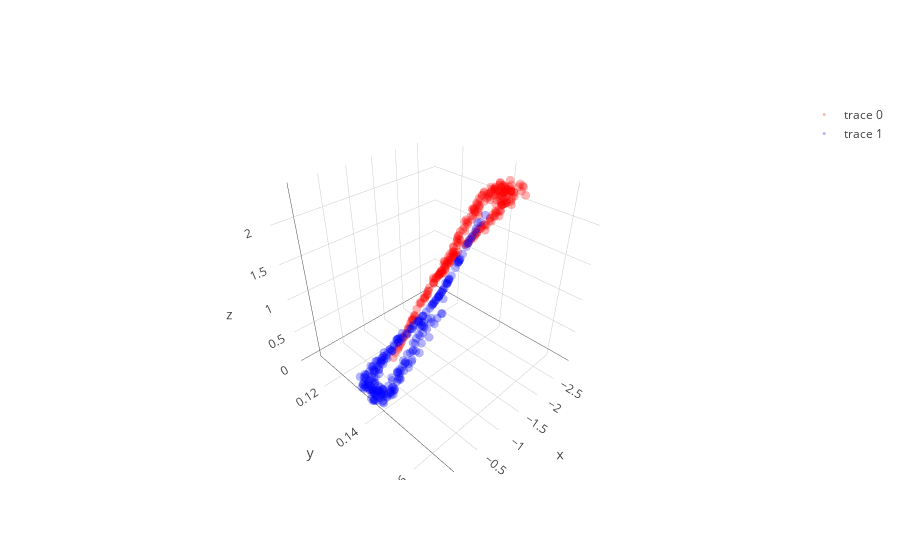

Write notebook code for a chart like this one.
### Code cell
# with all scale
expand_dim = 3
w1 = np.random.randn(2,expand_dim)
m1 = np.zeros_like(w1)
w2 = np.random.randn(expand_dim,1)
m2 = np.zeros_like(w2)

a  = np.ones(expand_dim); 
ma = np.zeros_like(a)
b  = np.ones(expand_dim); 
mb = np.zeros_like(b)
c  = np.zeros(expand_dim)
mc = np.zeros_like(c)

w1 = _sym_decorrelation(w1)
w2 = w2/(np.sqrt(np.sum(w2**2))+1e-8)

temp_X = np.copy(X); mini_batch_size = 10

for iter in range(2000):
    cum_loss = 0; temp_X   = shuffle(temp_X)
    
    for mini_batch in range(0,len(X),mini_batch_size):
        current_batch = temp_X[mini_batch:mini_batch+mini_batch_size]
        
        layer1  = current_batch @ w1 
        layer1a = a*g(b*layer1)+c
        layer2  = layer1a       @ w2 
        loss    = (w2.T @ layer1a.T @ layer1a @ w2).mean() + (w1.T @ current_batch.T @ current_batch @ w1).mean()
        
        grad2 = -2*layer1a.T@layer1a @ w2 
        grad1a= -2*layer1a@w2@w2.T
        grada = grad1a*g(b*layer1)
        gradb = grad1a*a*g_grad(b*layer1)*layer1
        gradc = grad1a
        grad1 = current_batch.T @(grad1a*a*g_grad(b*layer1)*b) - 2*current_batch.T @ current_batch @ w1 
        
        m2 = m2 + 0.9*grad2
        w2 = w2 - 0.000001  * m2 
        
        ma = ma + 0.9*grada
        a = a -   0.00009    * ma.mean(0)
        
        mb = mb + 0.9*gradb
        b = b -   0.00009    * mb.mean(0) 
        
        mc = mc + 0.9*gradc
        c = c -   0.000009   * mc.mean(0) 
        
        m1 = m1 + 0.9*grad1
        w1 = w1 - 0.000001  * m1 
        
        w1 = _sym_decorrelation(w1)
        w2 = w2/(np.sqrt(np.sum(w2**2)+1e-8))
        a  = (a-a.mean())/a.std()
        b  = (b-b.mean())/b.std()
        c  = (c-c.mean())/c.std()
        cum_loss = cum_loss + loss.mean()
        
    if iter%500==0:print('Iter : ',iter," Loss: ",cum_loss)

# projection
projected_mine = (a*g(b*(X @ w1))+c) @ w2

plt.figure(figsize=(20,5))
plt.subplot(1, 3, 1)
plt.scatter(X[y==0, 0], X[y==0, 1], color='red', alpha=0.5)
plt.scatter(X[y==1, 0], X[y==1, 1], color='blue', alpha=0.5)
plt.quiver(X.mean(0)[0], X.mean(0)[1], evector[0,0],evector[0,1], color=['b'], scale=2.5)
plt.quiver(X.mean(0)[0], X.mean(0)[1], evector[1,0],evector[1,1], color=['g'], scale=2.5)

plt.subplot(1, 3, 2,projection='3d')
one_layer_project = (a*g(b*(X @ w1))+c)
plt.scatter(one_layer_project[:,0],one_layer_project[:,1],one_layer_project[:,2], color='red')

plt.subplot(1, 3, 3)
plt.scatter(projected_mine[y==0], np.zeros((len(projected_mine)//2)),  color='red', alpha=0.05)
plt.scatter(projected_mine[y==1], np.zeros((len(projected_mine)//2)), color='blue', alpha=0.05)
plt.show()

trace1 = go.Scatter3d(
    x=one_layer_project[y==0,0],
    y=one_layer_project[y==0,1],
    z=one_layer_project[y==0,2],
    mode='markers',
    line=dict(color='red',width=0.5),
    marker=dict(size=3,opacity=0.3)
)
trace2 = go.Scatter3d(
    x=one_layer_project[y==1,0],
    y=one_layer_project[y==1,1],
    z=one_layer_project[y==1,2],
    mode='markers',
    line=dict(color='blue',width=0.5),
    marker=dict(size=3,opacity=0.3)
)
data = [trace1,trace2]
fig  = go.Figure(data=data)
iplot(fig)

### Figure 1 — Plotly figure (JSON) as saved in the notebook; plotly's stock layout.template omitted (floating-point values rounded to 4 significant figures; data arrays with more than 128 entries replaced by an {"elided": "..."} marker saying what was removed)
{"data": [{"line": {"color": "red", "width": 0.5}, "marker": {"opacity": 0.3, "size": 3}, "mode": "markers", "type": "scatter3d", "uid": "10c7eb55-99d9-4fc9-ab77-312cf0cdffd9", "x": {"elided": "250 float values"}, "y": {"elided": "250 float values"}, "z": {"elided": "250 float values"}}, {"line": {"color": "blue", "width": 0.5}, "marker": {"opacity": 0.3, "size": 3}, "mode": "markers", "type": "scatter3d", "uid": "e1197f91-663f-4235-b250-9449059f577c", "x": {"elided": "250 float values"}, "y": {"elided": "250 float values"}, "z": {"elided": "250 float values"}}], "layout": {}}
